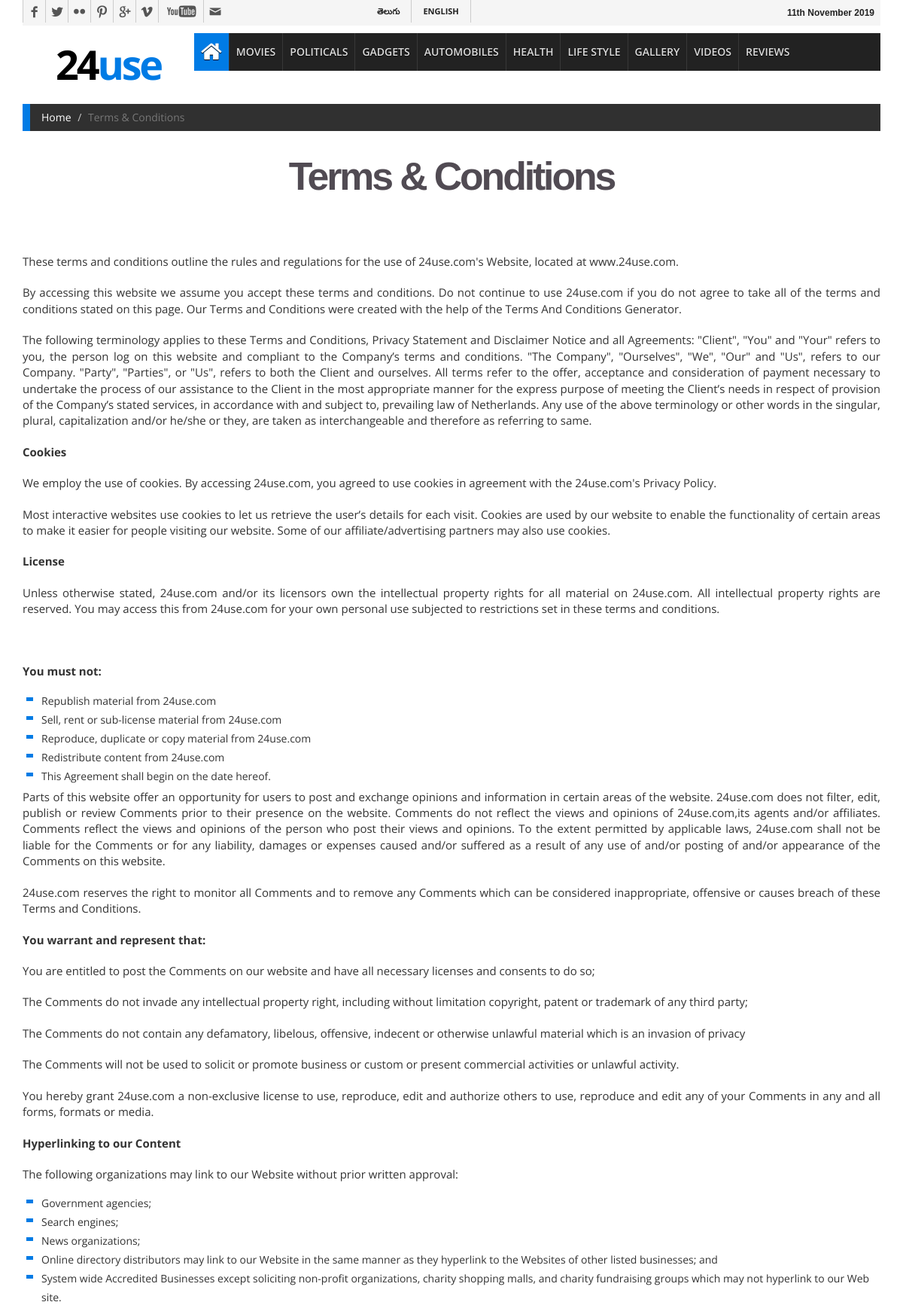
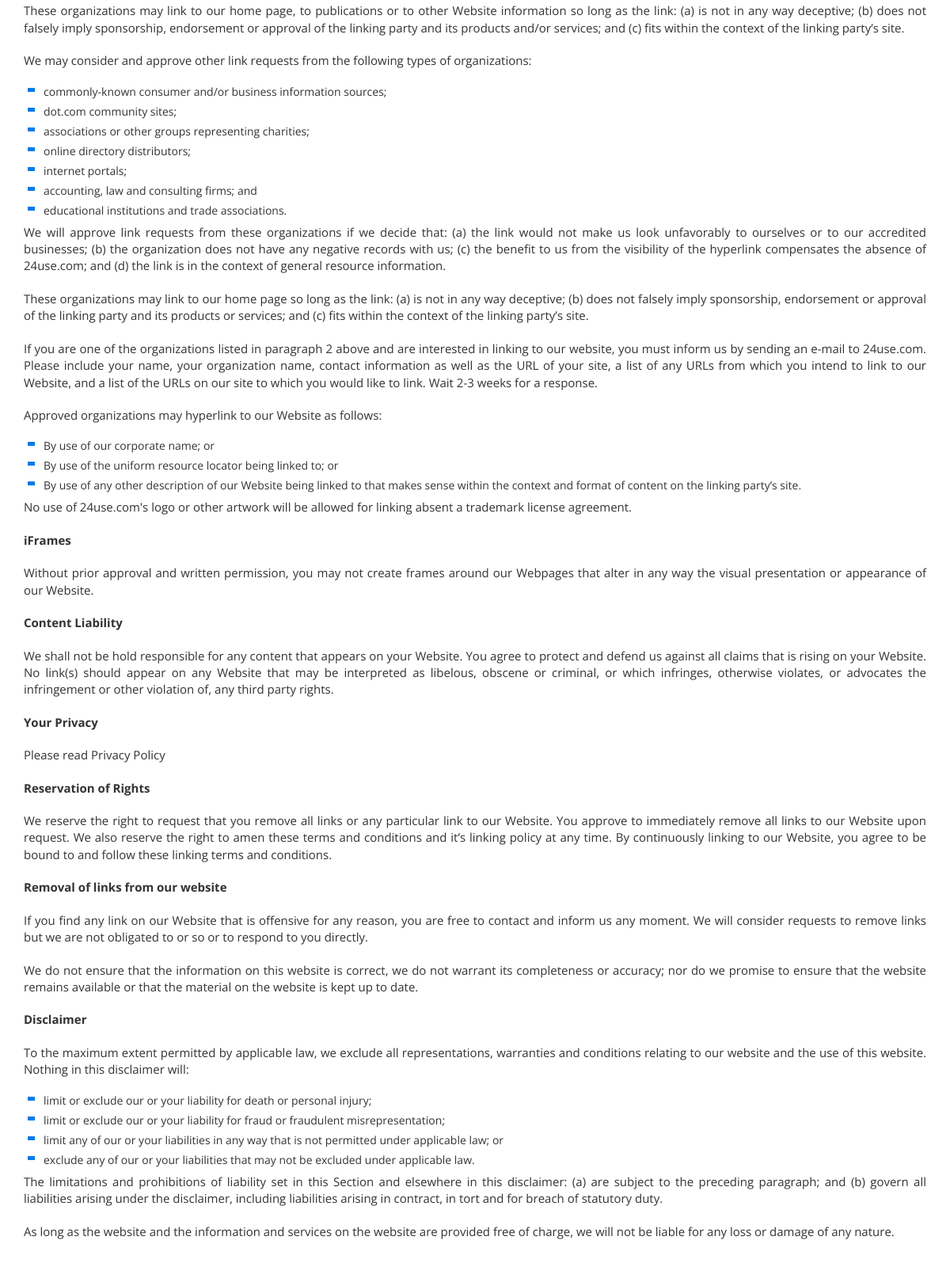
Screenshot of /cms/2 (upper part) with the database file from the repository (2 pictures, top to bottom).
### categories/models.py (models this page shows, shortened)
class Categories(models.Model):
    category = models.CharField(max_length=50)
    home_Page_Order_1_to_5 = models.IntegerField(null=True, blank=True)
    Enable = models.BooleanField(default=False)
    class Meta:
        db_table = "categories"
        verbose_name = "Category"
        verbose_name_plural = "Categories"

class Cms(models.Model):
    title = models.CharField(max_length=100)
    description = RichTextField()
    class Meta:
        db_table = "cms"
        verbose_name = "cms"
        verbose_name_plural = "cms"

### categories/views.py (the view)
# urls.py: path('cms/<int:id>', english.cms),
def cms(request, id):
    popular = News.objects.filter(Popular_News=True).order_by('-id')[:5]
    latest = News.objects.filter().order_by('-id')[:5]
    header = Categories.objects.filter(Enable=True)
    contact = Cms.objects.get(id=1)
    terms = Cms.objects.get(id=id)
    return render(request, "categories/cms.html", {'popular': popular, 'latest': latest, 'header': header, 'terms': terms, 'contact': contact})

### categories/templates/categories/cms.html (shortened to what this page needs)
 {% extends 'base.html' %}
{% load static %}
{% block content %}
    <section id="contentSection">
    <div class="row">
      <div class="col-lg-12 col-md-12 col-sm-12">
        <div class="left_content">
          <div class="single_page">
            <ol class="breadcrumb">
              <li><a href="/">Home</a></li>
              <li class="active">{{ terms.title }}</li>
            </ol>
            <div class="text-center">
            <h1>{{ terms.title }}</h1>
           </div>
            <div class="single_page_content">
                {% autoescape off %}
              <p>{{ terms.description }}</p>
                {% endautoescape %}
            </div>
          </div>
        </div>
      </div>
    </div>
  </section>
  {% endblock content %}

### twentyfournews/templates/base.html (shortened to what this page needs)
{% load static %}
<!DOCTYPE html>
<html>
<head>
<link rel="stylesheet" type="text/css" href="{% static 'assets/css/bootstrap.min.css' %}">
<link rel="stylesheet" type="text/css" href="{% static 'assets/css/font-awesome.min.css' %}">
<link rel="stylesheet" type="text/css" href="{% static 'assets/css/animate.css' %}">
<link rel="stylesheet" type="text/css" href="{% static 'assets/css/font.css' %}">
<link rel="stylesheet" type="text/css" href="{% static 'assets/css/li-scroller.css' %}">
<link rel="stylesheet" type="text/css" href="{% static 'assets/css/slick.css' %}">
<link rel="stylesheet" type="text/css" href="{% static 'assets/css/jquery.fancybox.css' %}">
<link rel="stylesheet" type="text/css" href="{% static 'assets/css/theme.css' %}">
<link rel="stylesheet" href="https://cdn.jsdelivr.net/jquery.slick/1.5.9/slick-theme.css">
<link rel="stylesheet" type="text/css" href="{% static 'assets/css/style.css' %}">
<link rel="stylesheet" type="text/css" href="{% static 'assets/css/custom.css' %}">
</head>
<body>
<div class="container">
  <header id="header">
    <div class="row">
      <div class="col-lg-12 col-md-12 col-sm-12">
        <div class="header_top">
          <div class="header_top_left">
              <div class="social_area">
            <ul class="social_nav">
              <li class="facebook"><a href="#"></a></li>
              <li class="twitter"><a href="#"></a></li>
              <li class="flickr"><a href="#"></a></li>
              <li class="pinterest"><a href="#"></a></li>
              <li class="googleplus"><a href="#"></a></li>
              <li class="vimeo"><a href="#"></a></li>
              <li class="youtube"><a href="#"></a></li>
              <li class="mail"><a href="#"></a></li>
            </ul>
          </div>
          </div>
          <div class="header_top_middle">
            <ul class="top_nav">
              <li><a href="/te">తెలుగు</a></li>
              <li><a href="/">English</a></li>
            </ul>
          </div>
          <div class="header_top_right">
            <p>{% now "jS F Y" %}</p>
          </div>
        </div>
      </div>
      <div class="col-lg-12 col-md-12 col-sm-12">
        <div class="header_bottom">
          <div class="logo_area"><a href="/" class="logo"><h1>24<span>use</span></h1></a></div>
          <div class="add_banner"  id="navArea"> <nav class="navbar navbar-inverse" role="navigation">
      <div id="navbar" class="navbar-collapse collapse">
        <ul class="nav navbar-nav main_nav">
          <li class="active"><a href="/"><span class="fa fa-home desktop-home"></span><span class="mobile-show">Home</span></a></li>
          {% for header in header %}
          <li><a href="/category/{{ header.id }}">{{ header.category }}</a></li>
          {% endfor %}
          <li><a href="/gallery">Gallery</a></li>
          <li><a href="/videos">Videos</a></li>
          <li><a href="/reviews">Reviews</a></li>
        </ul>
      </div>
    </nav></div>
        </div>
      </div>
    </div>
  </header>
    {% block content %}
    {% endblock content %}
</div>
</body>
</html>

### twentyfournews/static/assets/css/theme.css (style rules this page uses)
.navbar-inverse .navbar-nav > .active > a, .navbar-inverse .navbar-nav > .active > a:hover, .navbar-inverse .navbar-nav > .active > a:focus { background-color:#007be5 }
.breadcrumb { border-left:10px solid #007be5 }
.single_page_content ul li:before { background-color:#007be5 }

### twentyfournews/static/assets/css/custom.css (style rules this page uses)
body { font-family: 'Open Sans', sans-serif; }
p { text-align:justify; }
article, aside, details, figcaption, figure, footer, header, hgroup, menu, nav, section { display: block; }
ol, ul { list-style: none; }
strong, b { font-weight: bold; }
h1 { font-family: 'Gabriela', Tahoma, sans-serif; font-size: 3.7em; font-weight: 700; line-height: 1.55em; margin-bottom: 18px; text-align: center; color: #514b53; letter-spacing: -0.06em; text-shadow: 1px 1px 0 rgba(255,255,255,0.8); }

### rows the page displays
Categories: category "MOVIES"
Categories: category "POLITICALS"
Categories: category "GADGETS"
Categories: category "AUTOMOBILES"
Categories: category "HEALTH"
Categories: category "LIFE STYLE"
Cms: title "Terms & Conditions", description "These terms and conditions outline the rules and regulations for the use of 24use.com's Website, located at www.24use.com. By accessing this website we assume you accept these terms and conditions. Do not continue to use 24use.com if you do not agree to take all of the terms and conditions stated on this page. Our Terms and Conditions were created with the help of the Terms And Conditions Generator. The following terminology applies to these Terms and Conditions, Privacy Statement and Disclaimer Notice and all Agreements: \"Client\", \"You\" and \"Your\" refers to you, the person log on this website and compliant to the Company’s terms and conditions. \"The Company\", \"Ourselves\", \"We\", \"Our\" and…"
